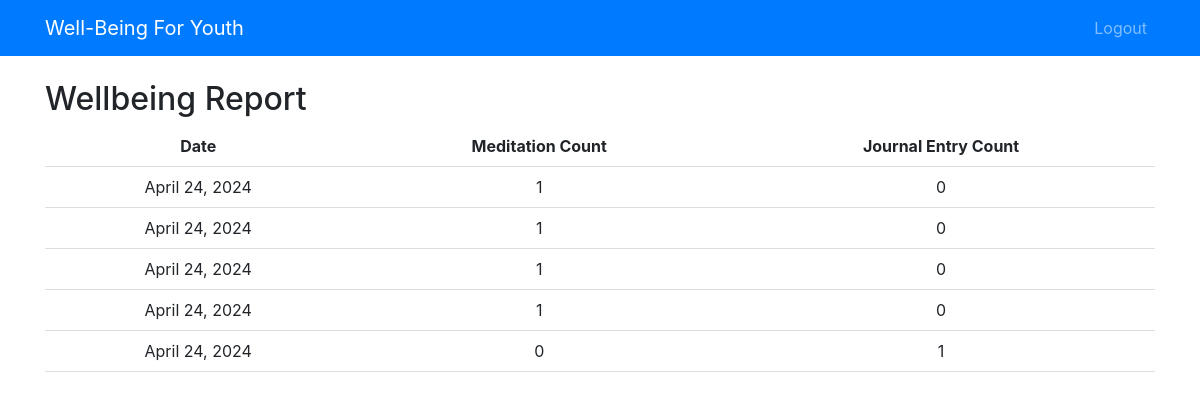
/wellbeing-report/ (signed in), run on an earlier commit of the app's database.
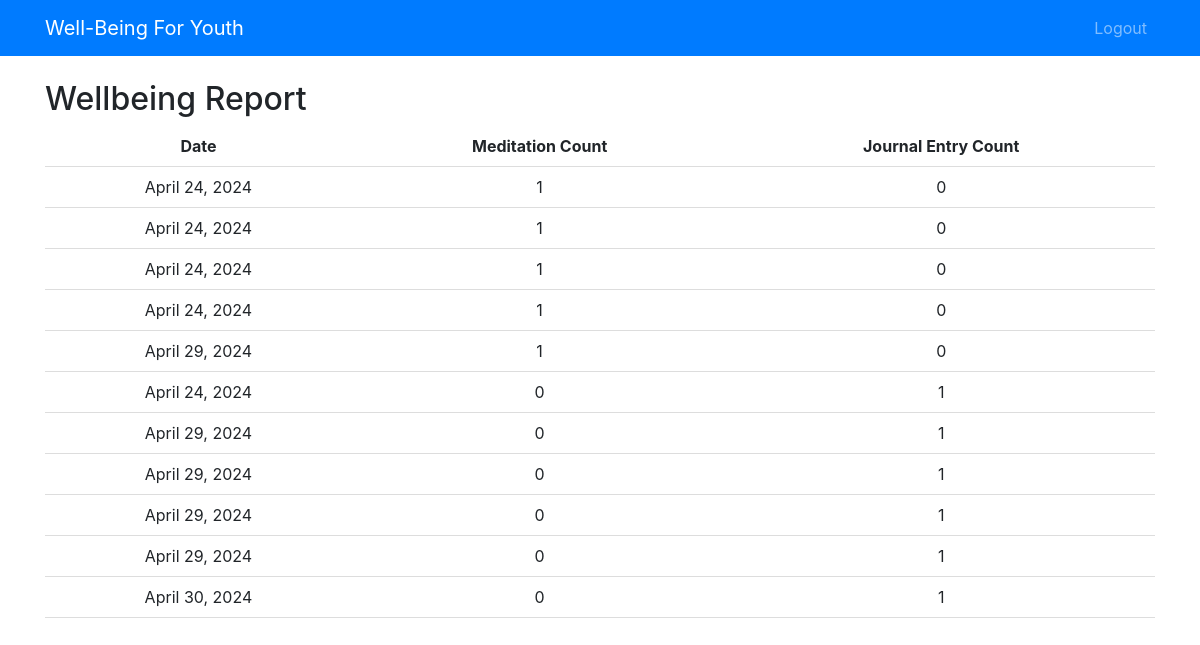
And on a later commit of the database.
### blog/models.py (models this page shows)
class Journaling(models.Model):
    author = models.ForeignKey(User, on_delete=models.CASCADE, null=True)
    person = models.ForeignKey(Person, on_delete=models.CASCADE, related_name='journal_entries')
    entry_number = models.PositiveIntegerField()
    entry_text = models.TextField(blank=True)  # Add this field to store the journal entry text
    date = models.DateField(default=now)
    created_date = models.DateTimeField(auto_now_add=True)
    published_date = models.DateTimeField(null=True, blank=True)

### blog/views.py (the view)
# urls.py: path('wellbeing-report/', views.wellbeing_report, name='wellbeing_report'),
@login_required
def wellbeing_report(request):
    try:
        person = request.user.person
        meditations = Meditation.objects.filter(person=person).order_by('created_date')
        journals = Journaling.objects.filter(person=person).order_by('date')
        data = []
        for meditation in meditations:
            data.append({'date': meditation.created_date.date(), 'meditation_count': 1, 'journal_count': 0})
        for journal in journals:
            data.append({'date': journal.date, 'meditation_count': 0, 'journal_count': 1})
        return render(request, 'blog/wellbeing_report.html', {'data': data})
    except Person.DoesNotExist:
        return render(request, 'blog/wellbeing_report.html', {'data': []})

### blog/templates/blog/wellbeing_report.html (shortened to what this page needs)
{% extends 'base.html' %}
{% block content %}
    <h2>Wellbeing Report</h2>
    <table>
        <thead>
            <tr>
                <th>Date</th>
                <th>Meditation Count</th>
                <th>Journal Entry Count</th>
            </tr>
        </thead>
        <tbody>
            {% for item in data %}
                <tr>
                    <td>{{ item.date }}</td>
                    <td>{{ item.meditation_count }}</td>
                    <td>{{ item.journal_count }}</td>
                </tr>
            {% endfor %}
        </tbody>
    </table>
{% endblock %}

### blog/templates/base.html (shortened to what this page needs)
<!DOCTYPE html>
<html lang="en">
<head>
    <link rel="stylesheet" href="https://stackpath.bootstrapcdn.com/bootstrap/4.5.2/css/bootstrap.min.css">
</head>
<body>
    <nav class="navbar navbar-expand-lg navbar-dark bg-primary">
        <div class="container">
            <a class="navbar-brand" href="{% url 'dashboard' %}">Well-Being For Youth</a>
            <div class="collapse navbar-collapse" id="navbarNav">
                <ul class="navbar-nav ml-auto">
                    {% if user.is_authenticated %}
                        <li class="nav-item">
                            <a class="nav-link" href="{% url 'logout' %}">Logout</a>
                        </li>
                    {% else %}
                        <li class="nav-item">
                            <a class="nav-link" href="{% url 'login' %}">Login</a>
                        </li>
                    {% endif %}
                </ul>
            </div>
        </div>
    </nav>
    <div class="container my-4">
        {% block content %}{% endblock %}
    </div>
</body>
</html>

### blog/templates/blog/wellbeing_report.html (style rules this page uses)
table { width: 100%; border-collapse: collapse; }
th, td { padding: 8px; text-align: center; border-bottom: 1px solid #ddd; }

What changed in the data, as far as the page shows it:
added Journaling: date "April 29, 2024"
added Journaling: date "April 29, 2024"
added Journaling: date "April 29, 2024"
added Journaling: date "April 29, 2024"
added Journaling: date "April 30, 2024"
Also different on the page:
new list line: "April 29, 2024 1 0"
new list line: "0 1"
